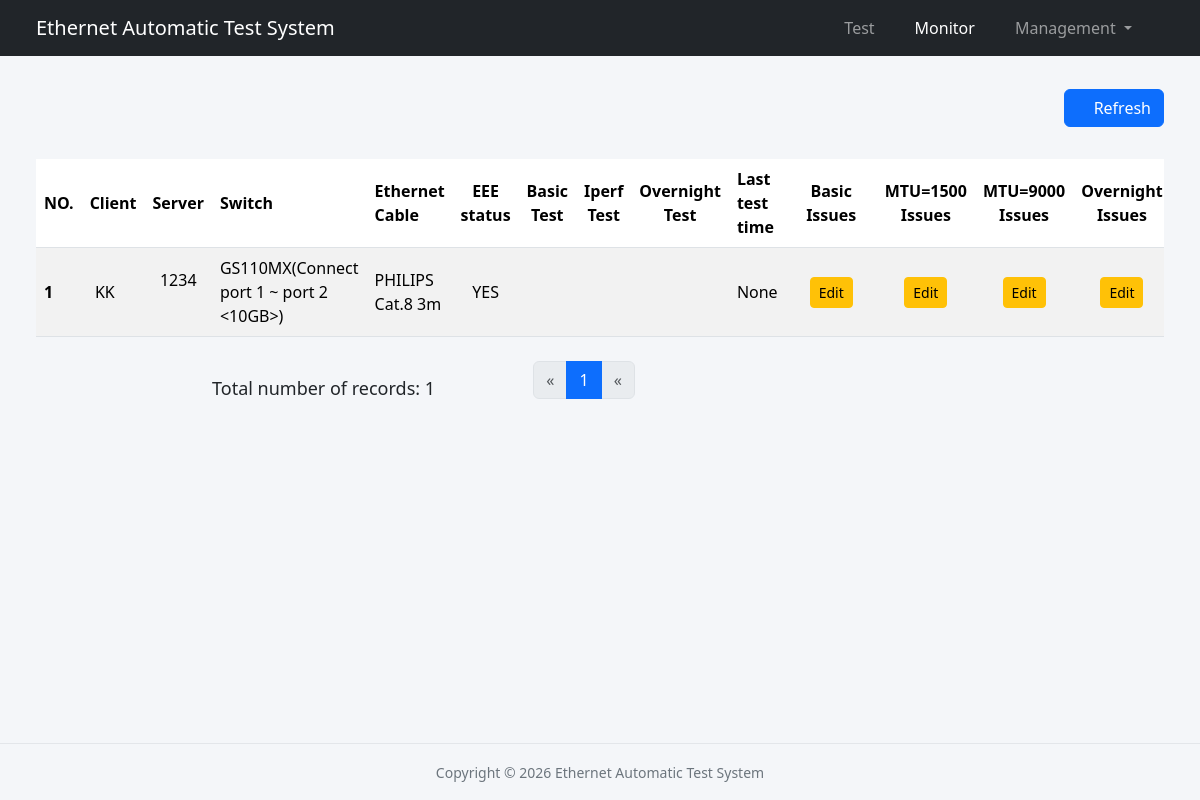
Before: /api/monitors with the older database file.
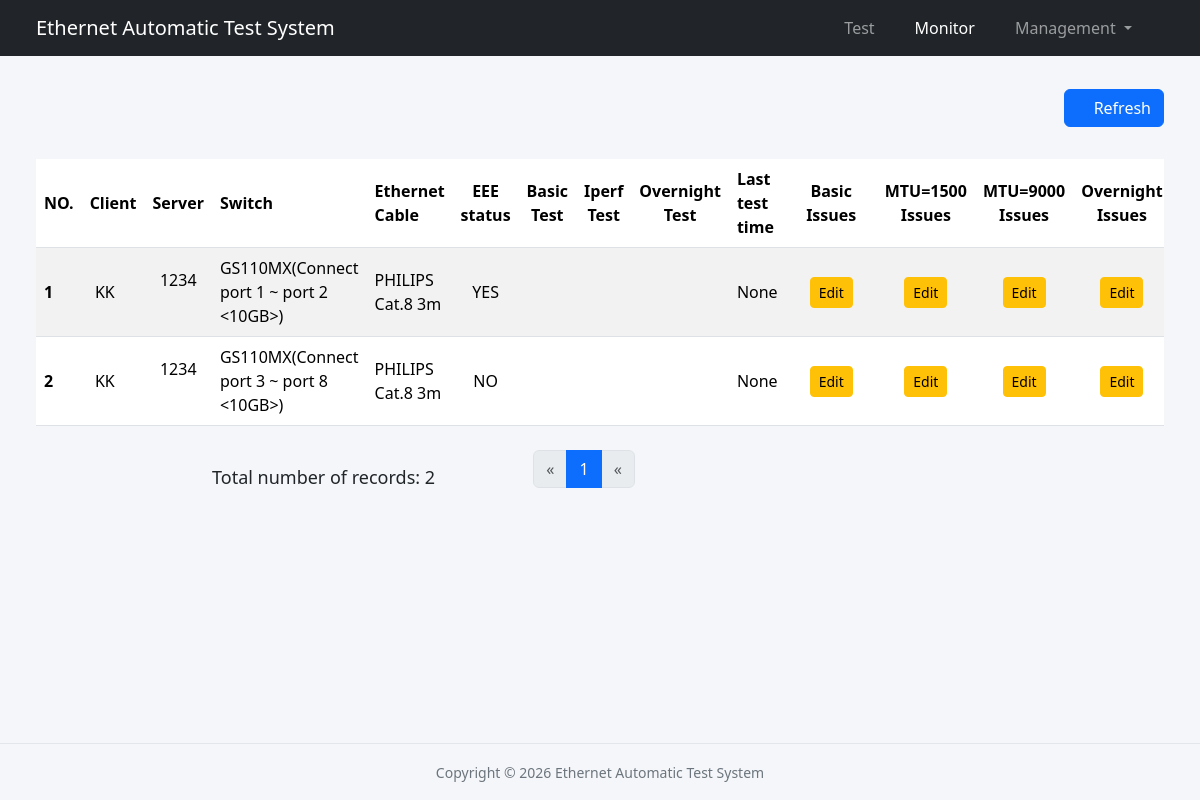
After: the same page with the newer database file.
### libs/models.py (models this page shows)
class Result(db.Model):
    __tablename__ = 'result'
    id = db.Column(db.Integer, primary_key=True)
    switch_model = db.Column(db.String(200), nullable=False, unique=True)
    server_no = db.Column(db.String(20), nullable=False)
    server_sn = db.Column(db.String(50))
    server_ethernet_info = db.Column(db.String(200))
    server_phase = db.Column(db.String(20), nullable=False)
    server_project_code = db.Column(db.String(20), nullable=False)
    server_os_version = db.Column(db.String(50), nullable=False)
    server_bundle = db.Column(db.String(20))
    server_username = db.Column(db.String(50), nullable=False)
    server_hostname = db.Column(db.String(50), nullable=False)
    client_no = db.Column(db.String(20), nullable=False)
    client_sn = db.Column(db.String(50))
    client_ethernet_info = db.Column(db.String(200))
    client_phase = db.Column(db.String(20), nullable=False)
    client_project_code = db.Column(db.String(20), nullable=False)
    client_os_version = db.Column(db.String(50), nullable=False)
    client_bundle = db.Column(db.String(20))
    client_username = db.Column(db.String(50), nullable=False)
    client_hostname = db.Column(db.String(50), nullable=False)
    cable = db.Column(db.String(100), nullable=False)
    eee_status = db.Column(db.String(100))
    ping_test = db.Column(db.String(20))
    sleep_test = db.Column(db.String(20))
    restart_test = db.Column(db.String(20))
    shutdown_test = db.Column(db.String(20))
    mtu1500_autoselect_tcp = db.Column(db.String(200))
    mtu1500_autoselect_udp = db.Column(db.String(200))
    mtu1500_100_tcp = db.Column(db.String(200))
    mtu1500_100_udp = db.Column(db.String(200))
    mtu1500_1g_tcp = db.Column(db.String(200))
    mtu1500_1g_udp = db.Column(db.String(200))
    mtu1500_2500_tcp = db.Column(db.String(200))
    mtu1500_2500_udp = db.Column(db.String(200))
    mtu1500_5g_tcp = db.Column(db.String(200))
    mtu1500_5g_udp = db.Column(db.String(200))
    mtu1500_10g_tcp = db.Column(db.String(200))
    mtu1500_10g_udp = db.Column(db.String(200))
    mtu9000_1g_tcp = db.Column(db.String(200))
    mtu9000_1g_udp = db.Column(db.String(200))
    mtu9000_2500_tcp = db.Column(db.String(200))
    mtu9000_2500_udp = db.Column(db.String(200))
    mtu9000_5g_tcp = db.Column(db.String(200))
    mtu9000_5g_udp = db.Column(db.String(200))
    mtu9000_10g_tcp = db.Column(db.String(200))
    mtu9000_10g_udp = db.Column(db.String(200))
    send_file = db.Column(db.String(100))
    receive_file = db.Column(db.String(100))
    overnight_iperf = db.Column(db.String(100))
    send_file_issue = db.Column(db.Text)
    receive_file_issue = db.Column(db.Text)
    overnight_iperf_issue = db.Column(db.Text)
    ping_test_issue = db.Column(db.Text)
    sleep_test_issue = db.Column(db.Text)
    restart_test_issue = db.Column(db.Text)
    shutdown_test_issue = db.Column(db.Text)
    autoselect_tcp_issue = db.Column(db.Text)
    autoselect_udp_issue = db.Column(db.Text)
    mtu1500_100_tcp_issue = db.Column(db.Text)
    mtu1500_100_udp_issue = db.Column(db.Text)
    mtu1500_1g_tcp_issue = db.Column(db.Text)
    mtu1500_1g_udp_issue = db.Column(db.Text)
    mtu1500_2500_tcp_issue = db.Column(db.Text)
    mtu1500_2500_udp_issue = db.Column(db.Text)
    mtu1500_5g_tcp_issue = db.Column(db.Text)
    mtu1500_5g_udp_issue = db.Column(db.Text)
    mtu1500_10g_tcp_issue = db.Column(db.Text)
    mtu1500_10g_udp_issue = db.Column(db.Text)
    mtu9000_1g_tcp_issue = db.Column(db.Text)
    mtu9000_1g_udp_issue = db.Column(db.Text)
    mtu9000_2500_tcp_issue = db.Column(db.Text)
    mtu9000_2500_udp_issue = db.Column(db.Text)
    mtu9000_5g_tcp_issue = db.Column(db.Text)
    mtu9000_5g_udp_issue = db.Column(db.Text)
    mtu9000_10g_tcp_issue = db.Column(db.Text)
    mtu9000_10g_udp_issue = db.Column(db.Text)
    update_time = db.Column(db.DateTime)
    is_exported = db.Column(db.Boolean, default=False)
    created_at = db.Column(db.DateTime)

### app.py (the view)
@app.route('/api/monitors', methods=['GET'])
def monitors():
    page = request.args.get('page', 1, type=int)
    pagination = Result.query.filter_by(is_exported=False).order_by(Result.id).paginate(page=page, per_page=100,
                                                                                               error_out=False)
    test_results = pagination.items
    return render_template("monitor.html", current_url="monitor", test_results=test_results, pagination=pagination)

### templates/monitor.html (shortened to what this page needs)
{% extends "base.html" %}
{% import "_macros.html" as macros %}
{% block contents %}
    <div class="d-flex justify-content-end align-items-center flex-wrap mb-4 my-4">
        <form action="{{ url_for('monitors') }}" method="get" class="d-inline">
            <button class="btn btn-primary" type="submit"><i class="bi bi-arrow-clockwise"></i> Refresh</button>
        </form>
    </div>
    <div class="table-responsive py-2">
        <table class="table table-striped table-hover">
            <thead>
                <tr>
                    <th class="text-start" style="max-width: 55px; width: 55px;">NO.</th>
                    <th class="text-center">Client</th>
                    <th class="text-center">Server</th>
                    <th class="text-start">Switch</th>
                    <th class="text-start">Ethernet Cable</th>
                    <th class="text-center">EEE status</th>
                    <th class="text-center">Basic Test</th>
                    <th class="text-center">Iperf Test</th>
                    <th class="text-center">Overnight Test</th>
                    <th class="text-start">Last test time</th>
                    <th class="text-center">Basic Issues</th>
                    <th class="text-center">MTU=1500 Issues</th>
                    <th class="text-center">MTU=9000 Issues</th>
                    <th class="text-center">Overnight Issues</th>
                </tr>
            </thead>
            <tbody>
                {% if test_results %}
                    {% for test_result in test_results %}
                    <tr>
                        <th class="text-start">{{ loop.index }}</th>
                        <td class="tooltip-info text-center">
                            {{ test_result.client_no }} <i class="bi bi-info-circle" style="color: blue;" data-bs-toggle="tooltip"
                                                           data-bs-placement="right" data-bs-html="true"
                                                           title="<div class='text-start'>
                                                           {{ test_result.client_project_code }} {{ test_result.client_phase }}<br>
                                                           Unit#{{ test_result.client_no }}<br>
                                                           SN: {{ test_result.client_sn }}<br>
                                                           Username: {{ test_result.client_username }}<br>
                                                           Hostname: {{ test_result.client_hostname }}<br>
                                                           {% if test_result.client_ethernet_info %}{{ test_result.client_ethernet_info }}{% endif %}
                                                           </div>"></i>
                        </td>
                        <td class="tooltip-info text-center">
                            {{ test_result.server_no }} <i class="bi bi-info-circle" style="color: blue;" data-bs-toggle="tooltip"
                                                           data-bs-placement="right" data-bs-html="true"
                                                           title="<div class='text-start'>
                                                           {{ test_result.server_project_code }} {{ test_result.server_phase }}<br>
                                                           Unit#{{ test_result.server_no }}<br>
                                                           SN: {{ test_result.server_sn }}<br>
                                                           Username: {{ test_result.server_username }}<br>
                                                           Hostname: {{ test_result.server_hostname }}<br>
                                                           {% if test_result.server_ethernet_info %}{{ test_result.server_ethernet_info }}{% endif %}
                                                           </div>"></i>
                        </td>
                        <td>
                            {{ test_result.switch_model }}
                        </td>
                        <td>
                            {{ test_result.cable }}
                        </td>
                        <td class="text-center">
                            {{ test_result.eee_status }}
                        </td>
                        <td class="tooltip-info text-center">
                            <i class="bi bi-info-circle" style="color: blue;" data-bs-toggle="tooltip"
                               data-bs-placement="right" data-bs-html="true"
                               title="<div class='text-start'>
                               Ping Test: {% if test_result.ping_test %}{{ test_result.ping_test }}{% endif %}<br>
                               Sleep Test: {% if test_result.sleep_test %}{{ test_result.sleep_test }}{% endif %}<br>
                               Restart Test: {% if test_result.restart_test %}{{ test_result.restart_test }}{% endif %}<br>
                               Shutdown Test: {% if test_result.shutdown_test %}{{ test_result.shutdown_test }}{% endif %}
                               </div>">
                            </i>
                        </td>
                        <td class="text-center">
                            <a href="{{ url_for('iperf_detail', result_id=test_result.id) }}"><i class="bi bi-three-dots"></i></a>
                        </td>
                        <td class="tooltip-info text-center">
                            <i class="bi bi-info-circle" style="color: blue;" data-bs-toggle="tooltip"
                               data-bs-placement="right" data-bs-html="true"
                               title="<div class='text-start'>
                               Iperf Overnight Test: <br><pre class='text-center'>{% if test_result.overnight_iperf %}{{ test_result.overnight_iperf }}{% endif %}</pre>
                               Send a large file Test: <br><pre class='text-center'>{% if test_result.send_file %}{{ test_result.send_file }}{% endif %}</pre>
                               Receive a large file Test: <br><pre class='text-center'>{% if test_result.receive_file %}{{ test_result.receive_file }}{% endif %}</pre>
                               </div>">
                            </i>
                        </td>
                        <td>
                            {{ test_result.update_time }}
                        </td>
                        <td class="text-center">
                            <button type="button" class="btn btn-warning btn-sm mx-3" data-bs-toggle="modal" data-bs-target="#edit_basic_{{ test_result.id }}">
                                Edit
                            </button>
                        </td>
                        <td class="text-center">
                            <button type="button" class="btn btn-warning btn-sm mx-3" data-bs-toggle="modal" data-bs-target="#edit_mtu1500_{{ test_result.id }}">
                                Edit
                            </button>
                        </td>
                        <td class="text-center">
                            <button type="button" class="btn btn-warning btn-sm mx-3" data-bs-toggle="modal" data-bs-target="#edit_mtu9000_{{ test_result.id }}">
                                Edit
                            </button>
                        </td>
                        <td class="text-center">
                            <button type="button" class="btn btn-warning btn-sm mx-3" data-bs-toggle="modal" data-bs-target="#edit_overnight_{{ test_result.id }}">
                                Edit
                            </button>
                        </td>
                    </tr>
                    {% endfor %}
                {% else %}
                <tr>
                    <td colspan="14" class="text-center text-muted py-4">
                        <i class="bi bi-inbox"></i> There is no test record now.
                    </td>
                </tr>
                {% endif %}
            </tbody>
        </table>
    </div>
    <div class="pagination">
          {{ macros.pagination_widget(pagination, ".monitors") }}
    </div>
{% endblock %}

### templates/base.html (shortened to what this page needs)
<!DOCTYPE html>
<html lang="en">
<head>
    <link rel="stylesheet" href="{{ url_for('static', filename='css/bootstrap.min.css') }}">
    <link rel="stylesheet" href="{{ url_for('static', filename='icons/font/bootstrap-icons.min.css') }}">
    <link rel="stylesheet" href="{{ url_for('static', filename='css/base.css') }}">
</head>
<body>
    <div class="d-flex flex-column min-vh-100">
        <header>
            <nav class="navbar navbar-expand-md navbar-dark fixed-top bg-dark">
                <div class="container-fluid">
                    <a href="#" class="navbar-brand">Ethernet Automatic Test System</a>
                    <div class="collapse navbar-collapse" id="navbarmenu">
                        <ul class="navbar-nav ms-auto">
                            <li class="nav-item me-4">
                                <a href="{{ url_for('index') }}" class="nav-link {% if current_url == 'index' %}active{% endif %}">
                                    Test
                                </a>
                            </li>
                            <li class="nav-item me-4">
                                <a href="{{ url_for('monitors') }}" class="nav-link  {% if current_url == 'monitor' %}active{% endif %}">
                                    Monitor
                                </a>
                            </li>
                            <li class="nav-item me-4 dropdown">
                                <a href="#" class="nav-link dropdown-toggle {% if current_url == 'management' %}active{% endif %}" data-bs-toggle="dropdown" aria-expanded="false">
                                    Management
                                </a>
                            </li>
                        </ul>
                    </div>
                </div>
            </nav>
        </header>
        <main class="flex-grow-1 container-fluid" style="margin-top: 65px;">
            {% block contents %}{% endblock %}
        </main>
        <footer>
            <small>Copyright &copy; 2026 Ethernet Automatic Test System</small>
        </footer>
    </div>
</body>
</html>

### templates/_macros.html (shortened to what this page needs)
{% macro pagination_widget(pagination, endpoint) %}
<div class="row" style="max-width: 800px; width: 800px; margin: 0 auto; align-items: center;">
  <div class="col-5" style="font-size: 18px;">
    <span>Total number of records: {{ pagination.total }}</span>
  </div>
  <ul class="pagination justify-content-start col-7">
    <li class="page-item {% if not pagination.has_prev %}disabled{% endif %}">
      <a href="{% if pagination.has_prev %}{{ url_for(endpoint, page=pagination.page-1, **kwargs) }}{% else %}#{% endif %}" class="page-link">
        <span>&laquo;</span>
      </a>
    </li>
    {% for  p in pagination.iter_pages() %}
      {% if p %}
        {% if p == pagination.page %}
          <li class="page-item active">
            <a class="page-link">{{ p }}</a>
          </li>
        {% else %}
          <li class="page-item"><a href="{{ url_for(endpoint, page=p, **kwargs) }}" class="page-link">{{ p }}</a></li>
        {% endif %}
      {% endif %}
    {% endfor %}
    <li class="page-item {% if not pagination.has_next %}disabled{% endif %}">
      <a href="{% if pagination.has_next %}{{ url_for(endpoint, page=pagination.page+1, **kwargs)  }}{% else %}#{% endif %}" class="page-link">
        <span>&laquo;</span>
      </a>
    </li>
  </ul>
</div>
{% endmacro %}

### static/css/base.css (style rules this page uses)
body { background-color: #f4f6f9; font-family: 'Segoe UI', Roboto, system-ui, -apple-system; }
th, td { align-content: center; }
footer { margin-top: 3rem; text-align: center; color: #6c757d; padding: 1rem 0; border-top: 1px solid #e3e6ea; }

Changed rows visible on the page:
added Result: client_no "KK", server_no "1234", switch_model "GS110MX(Connect port 3 ~ port 8 <10GB>)", cable "PHILIPS Cat.8 3m", eee_status "NO", update_time "None"
Other visible differences:
{{ pagination.total }}: "1" → "2"
